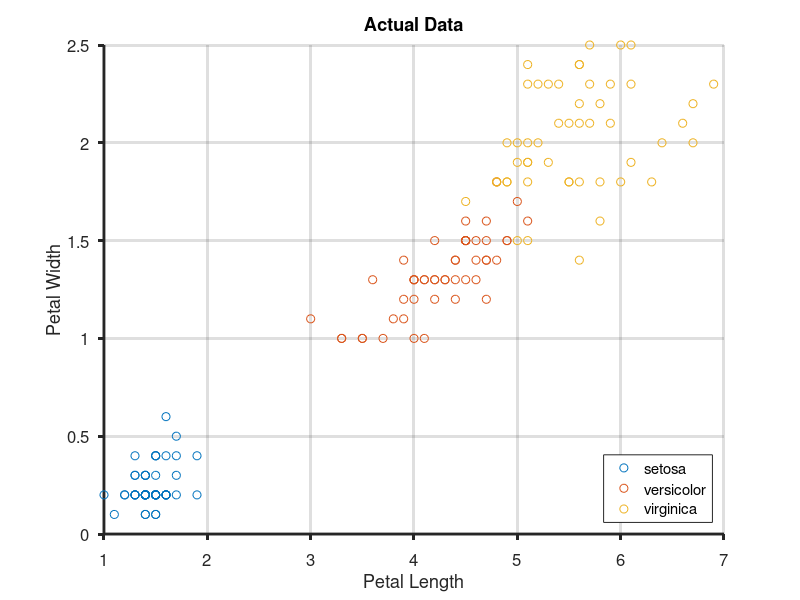
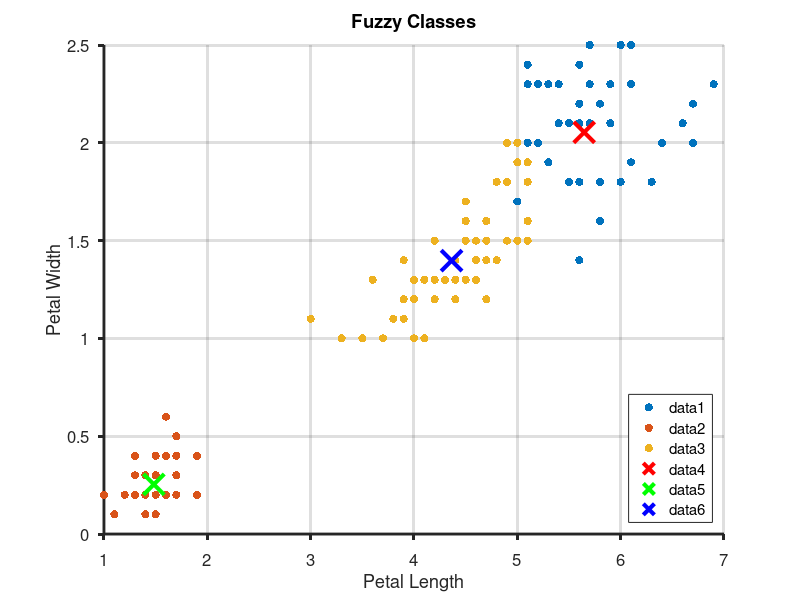

MATLAB code for these plots, in order:
clear;clc;close all

% Load in the Fisher Iris Data
% Fisher's iris data set contains species (species) and 
% measurements (meas) on sepal length, sepal width, petal length, 
% and petal width for 150 iris specimens. The data set contains 50 
% specimens from each of three species: setosa, versicolor, and 
% virginica.

load fisheriris
x = meas(:,1:4);

% Plot the input data using gscatter.
% Use only the last two columns makes it easier to plot.
% Label the X & Y axes appropriately, add a Legend,
% add grid lines, save the data to a color encapsulated 
% postscript file called IrisData.eps

gscatter(x(:,3),x(:,4),species)
legend('Location','southeast')
grid on
title('Actual Data','FontSize',30)
xlabel('Petal Length','FontSize',20)
ylabel('Petal Width','FontSize',20)
set(gca,'TickDir','out'); set(gca,'LineWidth',2);set(gca,'FontSize',12); 
print('-depsc2','IrisData.eps');

% Find 3 clusters using fuzzy c-means clustering.

[centers,U] = fcm(x,3);

% Classify each data point into the cluster with the largest membership value.

maxU = max(U);
index1 = find(U(1,:) == maxU);
index2 = find(U(2,:) == maxU);
index3 = find(U(3,:) == maxU);

% Plot the results of the fuzzy clustering.
% Use only the last two columns makes it easier to plot.
% Label the X & Y axes appropriately, add a Legend,
% add grid lines. Add the center points of each fuzzy cluster
% save the data to a color encapsulated 
% postscript file called FuzzyCMean.eps

figure
scatter(x(index1,3),x(index1,4),'or','filled')
hold on
scatter(x(index2,3),x(index2,4),'og','filled')
scatter(x(index3,3),x(index3,4),'ob','filled')
legend('Location','southeast')
title('Fuzzy Classes','FontSize',30)
xlabel('Petal Length','FontSize',20)
ylabel('Petal Width','FontSize',20)
plot(centers(1,3),centers(1,4),'xr','MarkerSize',15,'LineWidth',3)
plot(centers(2,3),centers(2,4),'xg','MarkerSize',15,'LineWidth',3)
plot(centers(3,3),centers(3,4),'xb','MarkerSize',15,'LineWidth',3)
hold off
grid on
set(gca,'TickDir','out'); set(gca,'LineWidth',2);set(gca,'FontSize',12); 
print('-depsc2','FuzzyCMean.eps');